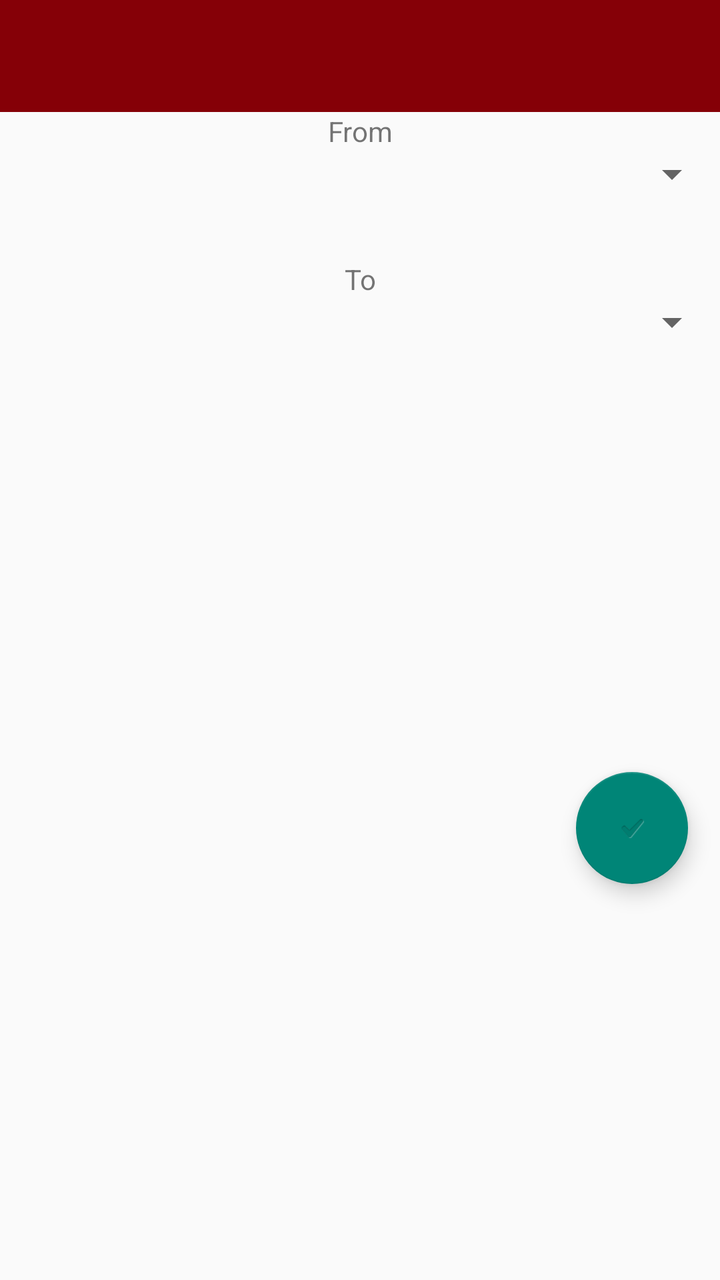
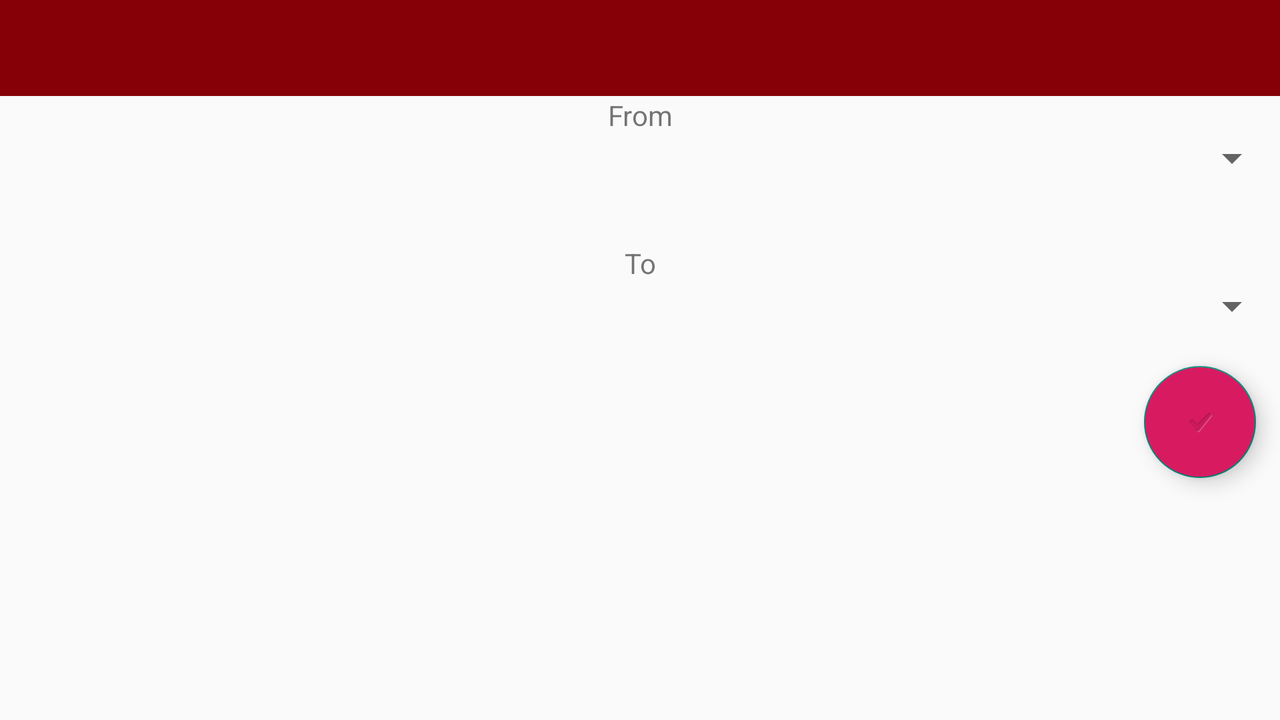

Two renders of one Android screen. The first uses the default layout on a phone; the second uses the alternative layout the repository ships for a different screen configuration, on a matching device. The two XML files are below.
<!-- AndroidManifest.xml: application theme Theme.AppCompat.Light.NoActionBar -->
<!-- res/layout/activity_settings.xml -->
<?xml version="1.0" encoding="utf-8"?>
<LinearLayout xmlns:android="http://schemas.android.com/apk/res/android"
    xmlns:app="http://schemas.android.com/apk/res-auto"
    xmlns:tools="http://schemas.android.com/tools"
    android:id="@+id/linearLayout"
    android:layout_width="match_parent"
    android:layout_height="match_parent"
    android:orientation="vertical"
    tools:context=".SettingsActivity"
    tools:layout_editor_absoluteY="25dp">

    <include
        android:id="@+id/app_bar"
        layout="@layout/app_bar">

    </include>

    <LinearLayout
        android:layout_width="match_parent"
        android:layout_height="74dp"
        android:orientation="vertical">

        <TextView
            android:id="@+id/textView10"
            android:layout_width="match_parent"
            android:layout_height="wrap_content"
            android:gravity="center"
            android:text="From" />

        <Spinner
            android:id="@+id/fromSpinner"
            android:layout_width="match_parent"
            android:layout_height="wrap_content" />

    </LinearLayout>

    <LinearLayout
        android:layout_width="match_parent"
        android:layout_height="240dp"
        android:orientation="vertical">

        <TextView
            android:id="@+id/textView"
            android:layout_width="match_parent"
            android:layout_height="wrap_content"
            android:gravity="center"
            android:text="To" />

        <Spinner
            android:id="@+id/toSpinner"
            android:layout_width="match_parent"
            android:layout_height="wrap_content" />
    </LinearLayout>

    <LinearLayout
        android:layout_width="match_parent"
        android:layout_height="match_parent"
        android:orientation="vertical"><![CDATA[


            android:clickable=
            app:srcCompat=?android:attr/textCheckMark" />
    ]]>

        <android.support.design.widget.FloatingActionButton
            android:id="@+id/floatingActionButton10"
            android:layout_width="wrap_content"
            android:layout_height="wrap_content"
            android:layout_gravity="end|bottom"
            android:clickable="true"
            app:srcCompat="?android:attr/textCheckMark"
            android:layout_margin="16dp"/>
    </LinearLayout>

</LinearLayout>
<!-- res/layout/app_bar.xml (included above) -->
<?xml version="1.0" encoding="utf-8"?>
<android.support.v7.widget.Toolbar xmlns:android="http://schemas.android.com/apk/res/android"
    android:layout_width="match_parent"
    android:layout_height="wrap_content"
    android:theme = "@style/CustomToolBarStyle">
</android.support.v7.widget.Toolbar>
<!-- resources referenced by this layout -->
<resources>
  <style name="CustomToolBarStyle" parent="Theme.AppCompat.Light.NoActionBar">
          <item name="android:background">@color/colorPrimary</item>
  
  
      </style>
  <color name="colorPrimary">#850007</color>
</resources>
<!-- res/layout-land/activity_settings.xml (the repository's variant of the layout above) -->
<!-- drawn on the phone turned sideways -->
<?xml version="1.0" encoding="utf-8"?>
<LinearLayout xmlns:android="http://schemas.android.com/apk/res/android"
    xmlns:app="http://schemas.android.com/apk/res-auto"
    xmlns:tools="http://schemas.android.com/tools"
    android:id="@+id/linearLayout"
    android:layout_width="match_parent"
    android:layout_height="match_parent"
    android:orientation="vertical"
    tools:context=".SettingsActivity"
    tools:layout_editor_absoluteY="25dp">

    <include
        android:id="@+id/app_bar"
        layout="@layout/app_bar">

    </include>

    <LinearLayout
        android:layout_width="match_parent"
        android:layout_height="74dp"
        android:orientation="vertical">

        <TextView
            android:id="@+id/textView10"
            android:layout_width="match_parent"
            android:layout_height="wrap_content"
            android:gravity="center"
            android:text="From" />

        <Spinner
            android:id="@+id/fromSpinner"
            android:layout_width="match_parent"
            android:layout_height="wrap_content" />

    </LinearLayout>

    <LinearLayout
        android:layout_width="match_parent"
        android:layout_height="240dp"
        android:orientation="vertical">

        <TextView
            android:id="@+id/textView"
            android:layout_width="match_parent"
            android:layout_height="wrap_content"
            android:gravity="center"
            android:text="To" />

        <Spinner
            android:id="@+id/toSpinner"
            android:layout_width="match_parent"
            android:layout_height="wrap_content" />

        <android.support.design.widget.FloatingActionButton
            android:id="@+id/floatingActionButton10"
            android:layout_width="wrap_content"
            android:layout_height="wrap_content"
            android:layout_gravity="bottom|right"
            android:backgroundTint="@color/colorAccent"
            android:clickable="true"
            android:cropToPadding="false"
            app:srcCompat="?android:attr/textCheckMark"
            app:useCompatPadding="true" />
    </LinearLayout>



</LinearLayout>
<!-- resources referenced by the variant -->
<!-- as the phone turned sideways resolves them -->
<resources>
  <color name="colorAccent">#D81B60</color>
  <style name="CustomToolBarStyle" parent="Theme.AppCompat.Light.NoActionBar">
          <item name="android:background">@color/colorPrimary</item>
  
  
      </style>
  <color name="colorPrimary">#850007</color>
</resources>
